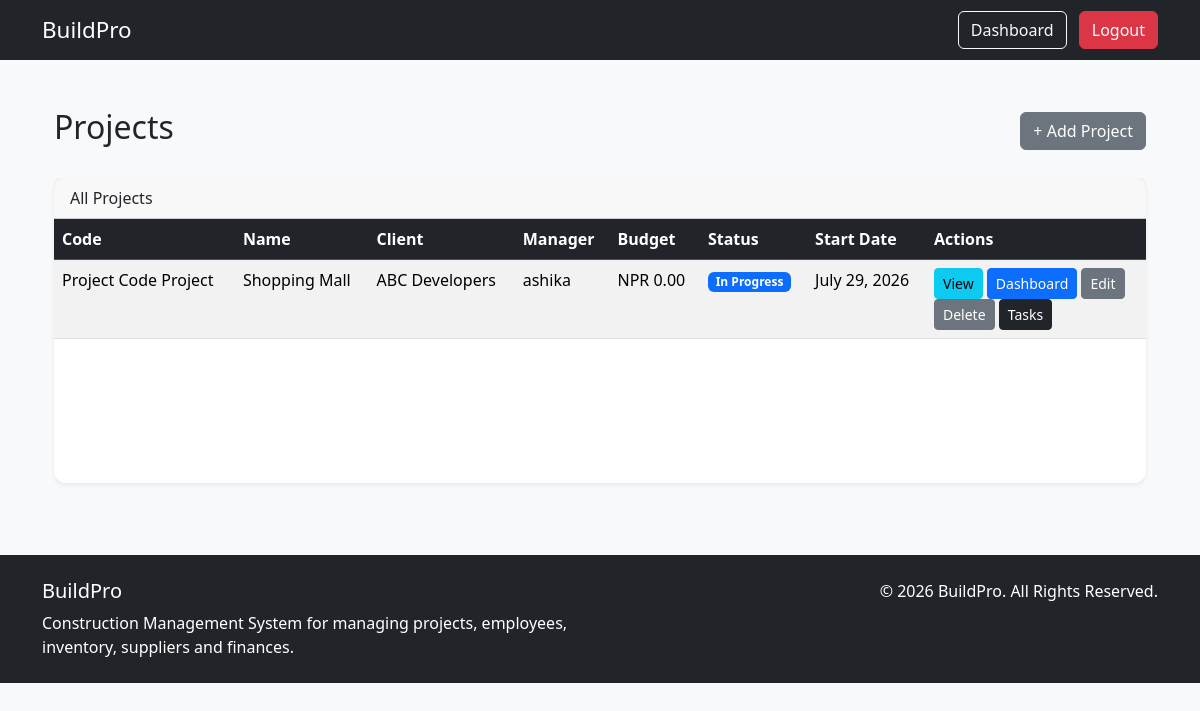
The page /projects/ (signed in) on the database as committed earlier.
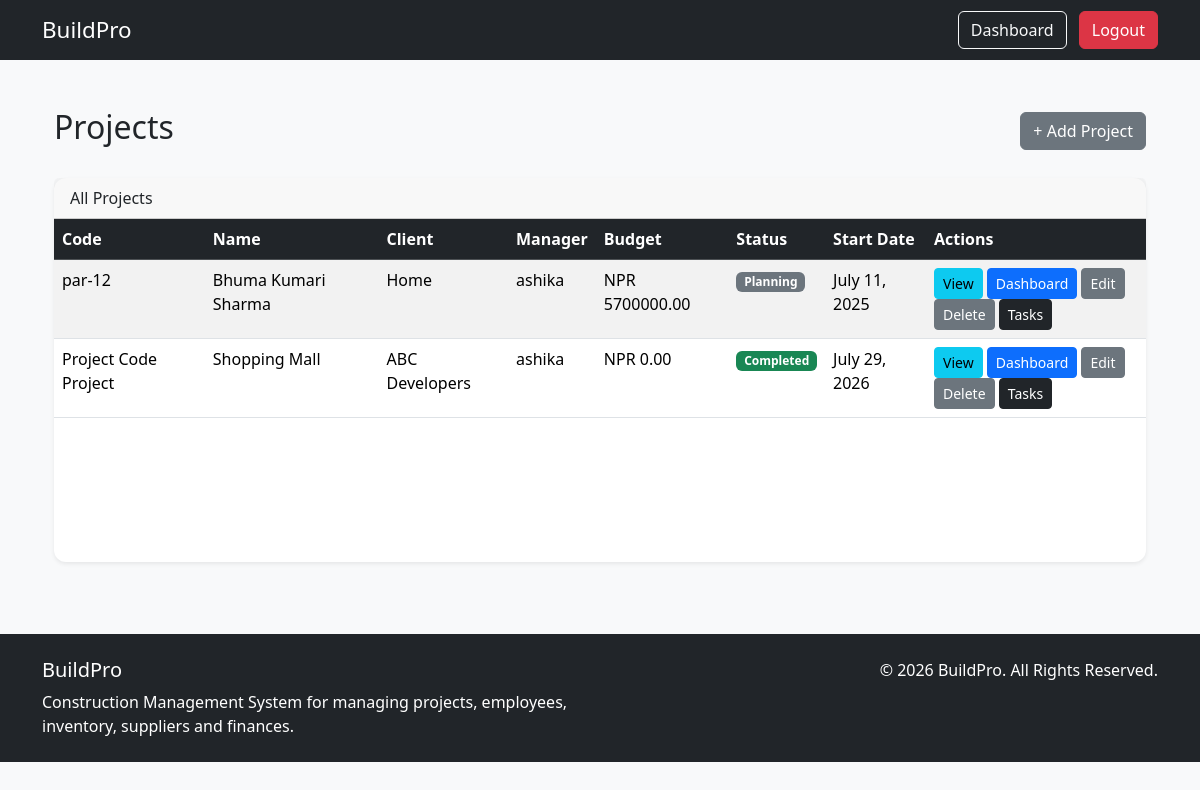
The same page on the database as committed later.
### projects/models.py (models this page shows, shortened)
class Project(models.Model):
    STATUS_CHOICES = [
        ('PLANNING', 'Planning'),
        ('IN_PROGRESS', 'In Progress'),
        ('ON_HOLD', 'On Hold'),
        ('COMPLETED', 'Completed'),
    ]
    name = models.CharField(max_length=200)
    description = models.TextField(blank=True)
    location = models.CharField(max_length=255)
    manager = models.ForeignKey(User, on_delete=models.SET_NULL, null=True, related_name='managed_projects')
    status = models.CharField(max_length=20, choices=STATUS_CHOICES, default='PLANNING')
    start_date = models.DateField()
    end_date = models.DateField(null=True, blank=True)
    created_at = models.DateTimeField(auto_now_add=True)
    created_by = models.ForeignKey(User, on_delete=models.SET_NULL, null=True, related_name='created_projects')
    project_code = models.CharField(max_length=20,unique=True,default="Pending Code")
    client = models.CharField(max_length=200, null=True, blank=True,default="Pending Client")
    budget = models.DecimalField(max_digits=12, decimal_places=2, default=0)
    updated_at = models.DateTimeField(auto_now=True)

### projects/views.py (the view)
# urls.py: path('projects/', views.project_list, name='project_list'),
@login_required
def project_list(request):
    projects = Project.objects.all().order_by("-created_at")
    return render(request, "projects/project_list.html", {
        "projects": projects
    })

### projects/templates/projects/project_list.html (shortened to what this page needs)
{% extends "base.html" %}
{% block content %}
<div class="container mt-4">
    <div class="d-flex justify-content-between align-items-center mb-4">
        <h2>Projects</h2>
        <a href="{% url 'project_create' %}" class="btn btn-secondary">
            + Add Project
        </a>
    </div>
    <div class="card shadow-sm">
        <div class="card-header">
            All Projects
        </div>
        <div class="card-body p-0">
            <table class="table table-hover table-striped mb-0">
                <thead class="table-dark">
                    <tr>
                        <th>Code</th>
                        <th>Name</th>
                        <th>Client</th>
                        <th>Manager</th>
                        <th>Budget</th>
                        <th>Status</th>
                        <th>Start Date</th>
                        <th width="220">Actions</th>
                    </tr>
                </thead>
                <tbody>
                {% for project in projects %}
                    <tr>
                        <td>{{ project.project_code }}</td>
                        <td>{{ project.name }}</td>
                        <td>{{ project.client }}</td>
                        <td>{{ project.manager }}</td>
                        <td>NPR {{ project.budget }}</td>
                        <td>
                            {% if project.status == "PLANNING" %}
                                <span class="badge bg-secondary">
                                    Planning
                                </span>
                            {% elif project.status == "IN_PROGRESS" %}
                                <span class="badge bg-primary">
                                    In Progress
                                </span>
                            {% elif project.status == "ON_HOLD" %}
                                <span class="badge bg-warning text-dark">
                                    On Hold
                                </span>
                            {% else %}
                                <span class="badge bg-success">
                                    Completed
                                </span>
                            {% endif %}
                        </td>
                        <td>{{ project.start_date }}</td>
                        <td>
                            <a href="{% url 'project_detail' project.pk %}"
                               class="btn btn-sm btn-info">
                                View
                            </a>
                            <a href="{% url 'project_dashboard' project.pk %}"
                                class="btn btn-sm btn-primary">
                                  Dashboard
                            </a>
                            <a href="{% url 'project_update' project.pk %}"
                               class="btn btn-sm btn-secondary">
                                Edit
                            </a>
                            <a href="{% url 'project_delete' project.pk %}"
                               class="btn btn-sm btn-secondary">
                                Delete
                            </a>
                            <a href="{% url 'task_list' project.id %}"
                               class="btn btn-sm btn-dark">
                               Tasks
                            </a>
                        </td>
                    </tr>
                {% empty %}
                    <tr>
                        <td colspan="8" class="text-center py-4">
                            No projects found.
                        </td>
                    </tr>
                {% endfor %}
                </tbody>
            </table>
<br/><br/><br/><br/><br/><br/>
        </div>
    </div>
</div>
{% endblock %}

### templates/base.html (shortened to what this page needs)
{% load static %}
<!DOCTYPE html>
<html lang="en">
<head>
    <link href="https://cdn.jsdelivr.net/npm/bootstrap@5.3.7/dist/css/bootstrap.min.css" rel="stylesheet">
    <link href="https://cdn.jsdelivr.net/npm/bootstrap-icons@1.11.3/font/bootstrap-icons.css" rel="stylesheet">
    <link rel="stylesheet" href="{% static 'css/styles.css' %}">
</head>
<body class="bg-light">
               <nav class="navbar navbar-expand-lg navbar-dark bg-dark">
    <div class="container">
        <a class="navbar-brand" href="#">
            BuildPro
        </a>
        <div class="ms-auto">
            {% if user.is_authenticated %}
                <a href="{% url 'dashboard' %}" class="btn btn-outline-light me-2">
                    Dashboard
                </a>
                <form action="{% url 'logout' %}" method="post" class="d-inline">
                    <button class="btn btn-danger">
                        Logout
                    </button>
                </form>
            {% endif %}
        </div>
    </div>
</nav>
    <main class="py-4">
        <div class="container">
            {% block content %}
            {% endblock %}
        </div>
    </main>
    {% include 'footer.html' %}
</body>
</html>

### templates/footer.html
<footer class="bg-dark text-white mt-5">
    <div class="container py-4">
        <div class="row">
            <div class="col-md-6">
                <h5>BuildPro</h5>
                <p class="mb-0">
                    Construction Management System for managing projects,
                    employees, inventory, suppliers and finances.
                </p>
            </div>
            <div class="col-md-6 text-md-end">
                <p class="mb-0">
                    © {% now "Y" %} BuildPro.
                    All Rights Reserved.
                </p>
            </div>
        </div>
    </div>
</footer>

### static/css/styles.css (style rules this page uses)
body { font-family: "Segoe UI", sans-serif; }
.navbar-brand { font-size:1.4rem; }
.card { border:none; border-radius:12px; }
footer { margin-top:80px; }

Rows that differ between the two databases and show on the page:
added Project: project_code "par-12", name "Bhuma Kumari Sharma", client "Home", manager "ashika", budget "5700000.00", status "Planning", start_date "July 11, 2025"
changed Project "Project Code Project": status "In Progress" → "Completed"
